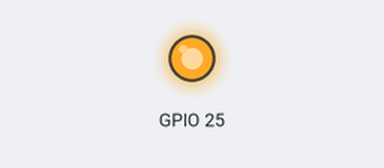
A program run on a simulated ESP32 board running MicroPython. On the bench: output pins drawn as LEDs (lit = HIGH).

Above: at 0.5 s.
At 2.5 s:
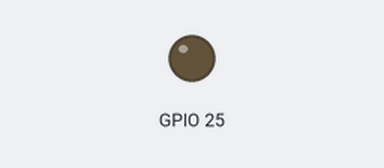
Timing chart, 0 to 5.2 s (numbered marks = the images above):
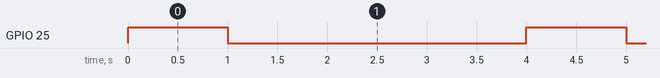

Measured:
- by itself, GPIO 25: alternates HIGH for 1.0 s and LOW for 3.0 s

The program:

relay.py
```python
'''
接线说明：继电器模块-->ESP32 IO
         (REL)-->(25)
         继电器模块输出-->LED模块
         (COM)-->(3V3)
         (NO)-->(D1)
继电器模块间隔一定时间吸合断开，吸合时D1指示灯亮，断开时灭
'''

from machine import Pin
import time

class RelayController:
    def __init__(self, relay_pin):
        # 初始化继电器控制对象
        self.relay = Pin(relay_pin, Pin.OUT)
        self.led_state = False  # 初始LED状态为关闭

    def toggle_relay(self):
        # 切换继电器状态
        self.led_state = not self.led_state
        self.relay.value(self.led_state)

    def on(self):
        # 切换继电器状态
        self.led_state = 1
        self.relay.value(self.led_state)

    def off(self):
        # 切换继电器状态
        self.led_state = 0
        self.relay.value(self.led_state)

# 程序入口
if __name__ == "__main__":
    controller = RelayController(25)  # 假设继电器模块连接到GPIO 25
    # 程序主循环
    while True:
        controller.toggle_relay()
        time.sleep(1)  # 间隔一定时间切换继电器状态
        controller.toggle_relay()
        time.sleep(3)  # 间隔一定时间切换继电器状态
```
